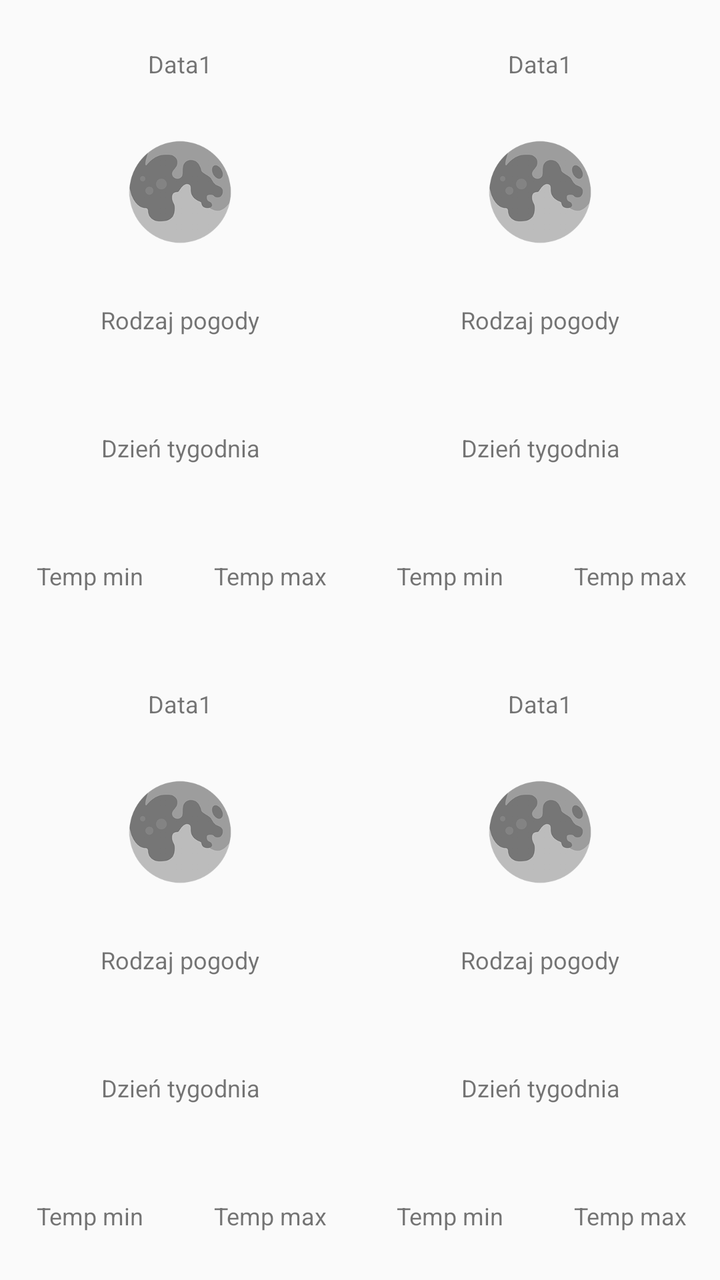
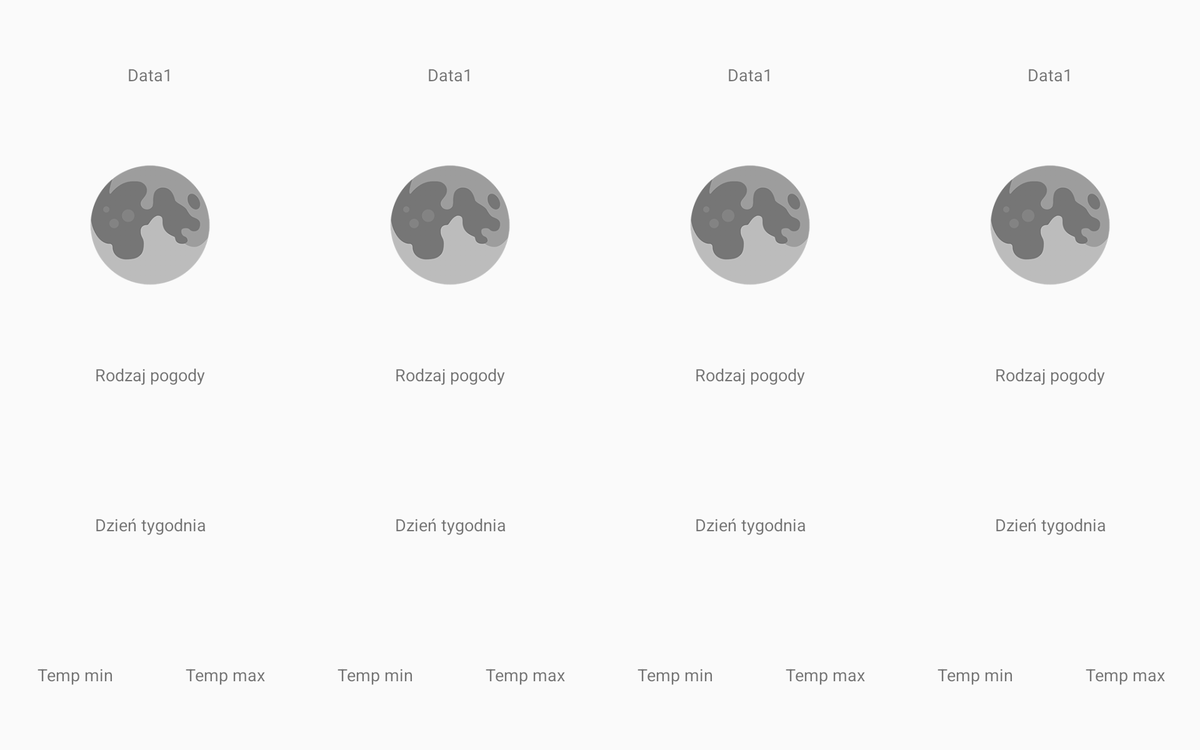

First picture: res/layout/ on a phone held upright. Second picture: the repository's own variant of that layout, on a device whose configuration matches the variant's folder. Source for both follows.
<!-- AndroidManifest.xml: application theme AppTheme.NoActionBar -->
<!-- res/layout/tab_pogoda3.xml -->
<?xml version="1.0" encoding="utf-8"?>
<android.support.constraint.ConstraintLayout
    xmlns:android="http://schemas.android.com/apk/res/android"
    xmlns:app="http://schemas.android.com/apk/res-auto"
    android:layout_width="match_parent"
    android:layout_height="match_parent">

    <LinearLayout
        android:layout_width="match_parent"
        android:layout_height="match_parent"
        android:orientation="vertical">

        <LinearLayout
            android:layout_width="match_parent"
            android:layout_height="match_parent"
            android:layout_weight="1"
            android:orientation="vertical">

            <LinearLayout
                android:layout_width="match_parent"
                android:layout_height="match_parent"
                android:layout_weight="1"
                android:orientation="horizontal">

                <LinearLayout
                    android:id="@+id/gora_lewo"
                    android:layout_width="match_parent"
                    android:layout_height="match_parent"
                    android:layout_weight="1"
                    android:background="@drawable/customborder"
                    android:orientation="vertical">

                    <TextView
                        android:id="@+id/date1"
                        android:layout_width="match_parent"
                        android:layout_height="match_parent"
                        android:layout_weight="1"
                        android:gravity="center"
                        android:text="Data1"
                        android:textSize="12sp" />

                    <ImageView
                        android:id="@+id/code1"
                        android:layout_width="match_parent"
                        android:layout_height="match_parent"
                        android:layout_weight="1"
                        android:maxHeight="20dp"
                        android:maxWidth="20dp"
                        android:src="@drawable/moon"
                        app:srcCompat="@drawable/weather_cloud_hail" />

                    <TextView
                        android:id="@+id/desc1"
                        android:layout_width="match_parent"
                        android:layout_height="match_parent"
                        android:layout_weight="1"
                        android:gravity="center"
                        android:text="Rodzaj pogody"
                        android:textSize="12sp" />

                    <TextView
                        android:id="@+id/day1"
                        android:layout_width="match_parent"
                        android:layout_height="match_parent"
                        android:layout_weight="1"
                        android:gravity="center"
                        android:text="Dzień tygodnia"
                        android:textSize="12sp" />

                    <LinearLayout
                        android:layout_width="match_parent"
                        android:layout_height="match_parent"
                        android:layout_weight="1"
                        android:orientation="horizontal">

                        <TextView
                            android:id="@+id/low1"
                            android:layout_width="match_parent"
                            android:layout_height="match_parent"
                            android:layout_weight="1"
                            android:gravity="center"
                            android:text="Temp min"
                            android:textSize="12sp" />

                        <TextView
                            android:id="@+id/high1"
                            android:layout_width="match_parent"
                            android:layout_height="match_parent"
                            android:layout_weight="1"
                            android:gravity="center"
                            android:text="Temp max"
                            android:textSize="12sp" />
                    </LinearLayout>
                </LinearLayout>

                <LinearLayout
                    android:id="@+id/gora_prawo"
                    android:layout_width="match_parent"
                    android:layout_height="match_parent"
                    android:layout_weight="1"
                    android:background="@drawable/customborder"
                    android:orientation="vertical">

                    <TextView
                        android:id="@+id/date2"
                        android:layout_width="match_parent"
                        android:layout_height="match_parent"
                        android:layout_weight="1"
                        android:gravity="center"
                        android:text="Data1"
                        android:textSize="12sp" />

                    <ImageView
                        android:id="@+id/code2"
                        android:layout_width="match_parent"
                        android:layout_height="match_parent"
                        android:layout_weight="1"
                        android:maxHeight="20dp"
                        android:maxWidth="20dp"
                        android:src="@drawable/moon"
                        app:srcCompat="@drawable/weather_cloud_hail" />

                    <TextView
                        android:id="@+id/desc2"
                        android:layout_width="match_parent"
                        android:layout_height="match_parent"
                        android:layout_weight="1"
                        android:gravity="center"
                        android:text="Rodzaj pogody"
                        android:textSize="12sp" />

                    <TextView
                        android:id="@+id/day2"
                        android:layout_width="match_parent"
                        android:layout_height="match_parent"
                        android:layout_weight="1"
                        android:gravity="center"
                        android:text="Dzień tygodnia"
                        android:textSize="12sp" />

                    <LinearLayout
                        android:layout_width="match_parent"
                        android:layout_height="match_parent"
                        android:layout_weight="1"
                        android:orientation="horizontal">

                        <TextView
                            android:id="@+id/low2"
                            android:layout_width="match_parent"
                            android:layout_height="match_parent"
                            android:layout_weight="1"
                            android:gravity="center"
                            android:text="Temp min"
                            android:textSize="12sp" />

                        <TextView
                            android:id="@+id/high2"
                            android:layout_width="match_parent"
                            android:layout_height="match_parent"
                            android:layout_weight="1"
                            android:gravity="center"
                            android:text="Temp max"
                            android:textSize="12sp" />
                    </LinearLayout>
                </LinearLayout>

            </LinearLayout>

            <LinearLayout
                android:layout_width="match_parent"
                android:layout_height="match_parent"
                android:layout_weight="1"
                android:orientation="horizontal">

                <LinearLayout
                    android:id="@+id/dol_lewo"
                    android:layout_width="match_parent"
                    android:layout_height="match_parent"
                    android:layout_weight="1"
                    android:background="@drawable/customborder"
                    android:orientation="vertical">

                    <TextView
                        android:id="@+id/date3"
                        android:layout_width="match_parent"
                        android:layout_height="match_parent"
                        android:layout_weight="1"
                        android:gravity="center"
                        android:text="Data1"
                        android:textSize="12sp" />

                    <ImageView
                        android:id="@+id/code3"
                        android:layout_width="match_parent"
                        android:layout_height="match_parent"
                        android:layout_weight="1"
                        android:maxHeight="20dp"
                        android:maxWidth="20dp"
                        android:src="@drawable/moon"
                        app:srcCompat="@drawable/weather_cloud_hail" />

                    <TextView
                        android:id="@+id/desc3"
                        android:layout_width="match_parent"
                        android:layout_height="match_parent"
                        android:layout_weight="1"
                        android:gravity="center"
                        android:text="Rodzaj pogody"
                        android:textSize="12sp" />

                    <TextView
                        android:id="@+id/day3"
                        android:layout_width="match_parent"
                        android:layout_height="match_parent"
                        android:layout_weight="1"
                        android:gravity="center"
                        android:text="Dzień tygodnia"
                        android:textSize="12sp" />

                    <LinearLayout
                        android:layout_width="match_parent"
                        android:layout_height="match_parent"
                        android:layout_weight="1"
                        android:orientation="horizontal">

                        <TextView
                            android:id="@+id/low3"
                            android:layout_width="match_parent"
                            android:layout_height="match_parent"
                            android:layout_weight="1"
                            android:gravity="center"
                            android:text="Temp min"
                            android:textSize="12sp" />

                        <TextView
                            android:id="@+id/high3"
                            android:layout_width="match_parent"
                            android:layout_height="match_parent"
                            android:layout_weight="1"
                            android:gravity="center"
                            android:text="Temp max"
                            android:textSize="12sp" />
                    </LinearLayout>
                </LinearLayout>

                <LinearLayout
                    android:id="@+id/dol_prawo"
                    android:layout_width="match_parent"
                    android:layout_height="match_parent"
                    android:layout_weight="1"
                    android:background="@drawable/customborder"
                    android:orientation="vertical">

                    <TextView
                        android:id="@+id/date4"
                        android:layout_width="match_parent"
                        android:layout_height="match_parent"
                        android:layout_weight="1"
                        android:gravity="center"
                        android:text="Data1"
                        android:textSize="12sp" />

                    <ImageView
                        android:id="@+id/code4"
                        android:layout_width="match_parent"
                        android:layout_height="match_parent"
                        android:layout_weight="1"
                        android:maxHeight="20dp"
                        android:maxWidth="20dp"
                        android:src="@drawable/moon"
                        app:srcCompat="@drawable/weather_cloud_hail" />

                    <TextView
                        android:id="@+id/desc4"
                        android:layout_width="match_parent"
                        android:layout_height="match_parent"
                        android:layout_weight="1"
                        android:gravity="center"
                        android:text="Rodzaj pogody"
                        android:textSize="12sp" />

                    <TextView
                        android:id="@+id/day4"
                        android:layout_width="match_parent"
                        android:layout_height="match_parent"
                        android:layout_weight="1"
                        android:gravity="center"
                        android:text="Dzień tygodnia"
                        android:textSize="12sp" />

                    <LinearLayout
                        android:layout_width="match_parent"
                        android:layout_height="match_parent"
                        android:layout_weight="1"
                        android:orientation="horizontal">

                        <TextView
                            android:id="@+id/low4"
                            android:layout_width="match_parent"
                            android:layout_height="match_parent"
                            android:layout_weight="1"
                            android:gravity="center"
                            android:text="Temp min"
                            android:textSize="12sp" />

                        <TextView
                            android:id="@+id/high4"
                            android:layout_width="match_parent"
                            android:layout_height="match_parent"
                            android:layout_weight="1"
                            android:gravity="center"
                            android:text="Temp max"
                            android:textSize="12sp" />
                    </LinearLayout>
                </LinearLayout>
            </LinearLayout>

        </LinearLayout>

    </LinearLayout>
</android.support.constraint.ConstraintLayout>
<!-- resources referenced by this layout -->
<resources>
  <!-- drawable moon: png bitmap (drawable, 17694 bytes) -->
  <!-- drawable weather_cloud_hail (drawable) -->
  <vector android:height="100dp" android:viewportHeight="100.0"
      android:viewportWidth="100.0" android:width="100dp" xmlns:android="http://schemas.android.com/apk/res/android">
      <path android:fillColor="#FF000000" android:fillType="evenOdd" android:pathData="M64,64.94v-4.38c2.39,-1.38 4,-3.96 4,-6.92c0,-4.42 -3.58,-8 -8,-8c-1.6,0 -3.08,0.48 -4.33,1.29c-1.23,-5.32 -5.97,-9.29 -11.66,-9.29c-6.63,0 -12,5.37 -12,12c0,3.55 1.55,6.73 4,8.93v4.92c-4.78,-2.77 -8,-7.92 -8,-13.84c0,-8.84 7.16,-16 16,-16c6,0 11.23,3.31 13.97,8.2c0.66,-0.11 1.34,-0.2 2.03,-0.2c6.63,0 12,5.37 12,12C72,58.86 68.66,63.29 64,64.94zM42,65.64c-1.1,0 -1,-0.89 -1,-2v-8c0,-1.1 -0.1,-2 1,-2s1,0.9 1,2v8C43,64.74 43.11,65.64 42,65.64zM42,69.64c1.1,0 2,0.9 2,2c0,1.11 -0.89,2 -2,2s-2,-0.89 -2,-2C40,70.54 40.9,69.64 42,69.64zM50,69.64c-1.1,0 -1,-0.89 -1,-2v-8c0,-1.11 -0.1,-2 1,-2s1,0.89 1,2v8C51,68.74 51.1,69.64 50,69.64zM50,73.64c1.1,0 2,0.89 2,2c0,1.1 -0.89,2 -2,2s-2,-0.9 -2,-2C48,74.53 48.9,73.64 50,73.64zM58,65.64c-1.1,0 -1,-0.89 -1,-2v-8c0,-1.1 -0.1,-2 1,-2s1,0.9 1,2v8C59,64.74 59.1,65.64 58,65.64zM58,69.64c1.1,0 2,0.9 2,2c0,1.11 -0.9,2 -2,2s-2,-0.89 -2,-2C56,70.54 56.9,69.64 58,69.64z"/>
  </vector>
  <style name="AppTheme.NoActionBar">
          <item name="windowActionBar">false</item>
          <item name="windowNoTitle">true</item>
      </style>
</resources>
<!-- res/layout-xlarge/tab_pogoda3.xml (the repository's variant of the layout above) -->
<!-- drawn on a large tablet held sideways -->
<?xml version="1.0" encoding="utf-8"?>
<android.support.constraint.ConstraintLayout
    xmlns:android="http://schemas.android.com/apk/res/android"
    xmlns:app="http://schemas.android.com/apk/res-auto"
    android:layout_width="match_parent"
    android:layout_height="match_parent">

    <LinearLayout
        android:layout_width="match_parent"
        android:layout_height="match_parent"
        android:orientation="horizontal">

        <LinearLayout
            android:id="@+id/gora_lewo"
            android:layout_width="match_parent"
            android:layout_height="match_parent"
            android:layout_weight="1"
            android:background="@drawable/customborder"
            android:orientation="vertical">

            <TextView
                android:id="@+id/date1"
                android:layout_width="match_parent"
                android:layout_height="match_parent"
                android:layout_weight="1"
                android:gravity="center"
                android:text="Data1"
                android:textSize="18sp" />

            <ImageView
                android:id="@+id/code1"
                android:layout_width="match_parent"
                android:layout_height="match_parent"
                android:layout_weight="1"
                android:maxHeight="20dp"
                android:maxWidth="20dp"
                android:src="@drawable/moon"
                app:srcCompat="@drawable/weather_cloud_hail" />

            <TextView
                android:id="@+id/desc1"
                android:layout_width="match_parent"
                android:layout_height="match_parent"
                android:layout_weight="1"
                android:gravity="center"
                android:text="Rodzaj pogody"
                android:textSize="18sp" />

            <TextView
                android:id="@+id/day1"
                android:layout_width="match_parent"
                android:layout_height="match_parent"
                android:layout_weight="1"
                android:gravity="center"
                android:text="Dzień tygodnia"
                android:textSize="18sp" />

            <LinearLayout
                android:layout_width="match_parent"
                android:layout_height="match_parent"
                android:layout_weight="1"
                android:orientation="horizontal">

                <TextView
                    android:id="@+id/low1"
                    android:layout_width="match_parent"
                    android:layout_height="match_parent"
                    android:layout_weight="1"
                    android:gravity="center"
                    android:text="Temp min"
                    android:textSize="18sp" />

                <TextView
                    android:id="@+id/high1"
                    android:layout_width="match_parent"
                    android:layout_height="match_parent"
                    android:layout_weight="1"
                    android:gravity="center"
                    android:text="Temp max"
                    android:textSize="18sp" />
            </LinearLayout>
        </LinearLayout>

        <LinearLayout
            android:id="@+id/gora_prawo"
            android:layout_width="match_parent"
            android:layout_height="match_parent"
            android:layout_weight="1"
            android:background="@drawable/customborder"
            android:orientation="vertical">

            <TextView
                android:id="@+id/date2"
                android:layout_width="match_parent"
                android:layout_height="match_parent"
                android:layout_weight="1"
                android:gravity="center"
                android:text="Data1"
                android:textSize="18sp" />

            <ImageView
                android:id="@+id/code2"
                android:layout_width="match_parent"
                android:layout_height="match_parent"
                android:layout_weight="1"
                android:maxHeight="20dp"
                android:maxWidth="20dp"
                android:src="@drawable/moon"
                app:srcCompat="@drawable/weather_cloud_hail" />

            <TextView
                android:id="@+id/desc2"
                android:layout_width="match_parent"
                android:layout_height="match_parent"
                android:layout_weight="1"
                android:gravity="center"
                android:text="Rodzaj pogody"
                android:textSize="18sp" />

            <TextView
                android:id="@+id/day2"
                android:layout_width="match_parent"
                android:layout_height="match_parent"
                android:layout_weight="1"
                android:gravity="center"
                android:text="Dzień tygodnia"
                android:textSize="18sp" />

            <LinearLayout
                android:layout_width="match_parent"
                android:layout_height="match_parent"
                android:layout_weight="1"
                android:orientation="horizontal">

                <TextView
                    android:id="@+id/low2"
                    android:layout_width="match_parent"
                    android:layout_height="match_parent"
                    android:layout_weight="1"
                    android:gravity="center"
                    android:text="Temp min"
                    android:textSize="18sp" />

                <TextView
                    android:id="@+id/high2"
                    android:layout_width="match_parent"
                    android:layout_height="match_parent"
                    android:layout_weight="1"
                    android:gravity="center"
                    android:text="Temp max"
                    android:textSize="18sp" />
            </LinearLayout>
        </LinearLayout>

        <LinearLayout
            android:id="@+id/dol_lewo"
            android:layout_width="match_parent"
            android:layout_height="match_parent"
            android:layout_weight="1"
            android:background="@drawable/customborder"
            android:orientation="vertical">

            <TextView
                android:id="@+id/date3"
                android:layout_width="match_parent"
                android:layout_height="match_parent"
                android:layout_weight="1"
                android:gravity="center"
                android:text="Data1"
                android:textSize="18sp" />

            <ImageView
                android:id="@+id/code3"
                android:layout_width="match_parent"
                android:layout_height="match_parent"
                android:layout_weight="1"
                android:maxHeight="20dp"
                android:maxWidth="20dp"
                android:src="@drawable/moon"
                app:srcCompat="@drawable/weather_cloud_hail" />

            <TextView
                android:id="@+id/desc3"
                android:layout_width="match_parent"
                android:layout_height="match_parent"
                android:layout_weight="1"
                android:gravity="center"
                android:text="Rodzaj pogody"
                android:textSize="18sp" />

            <TextView
                android:id="@+id/day3"
                android:layout_width="match_parent"
                android:layout_height="match_parent"
                android:layout_weight="1"
                android:gravity="center"
                android:text="Dzień tygodnia"
                android:textSize="18sp" />

            <LinearLayout
                android:layout_width="match_parent"
                android:layout_height="match_parent"
                android:layout_weight="1"
                android:orientation="horizontal">

                <TextView
                    android:id="@+id/low3"
                    android:layout_width="match_parent"
                    android:layout_height="match_parent"
                    android:layout_weight="1"
                    android:gravity="center"
                    android:text="Temp min"
                    android:textSize="18sp" />

                <TextView
                    android:id="@+id/high3"
                    android:layout_width="match_parent"
                    android:layout_height="match_parent"
                    android:layout_weight="1"
                    android:gravity="center"
                    android:text="Temp max"
                    android:textSize="18sp" />
            </LinearLayout>
        </LinearLayout>

        <LinearLayout
            android:id="@+id/dol_prawo"
            android:layout_width="match_parent"
            android:layout_height="match_parent"
            android:layout_weight="1"
            android:background="@drawable/customborder"
            android:orientation="vertical">

            <TextView
                android:id="@+id/date4"
                android:layout_width="match_parent"
                android:layout_height="match_parent"
                android:layout_weight="1"
                android:gravity="center"
                android:text="Data1"
                android:textSize="18sp" />

            <ImageView
                android:id="@+id/code4"
                android:layout_width="match_parent"
                android:layout_height="match_parent"
                android:layout_weight="1"
                android:maxHeight="20dp"
                android:maxWidth="20dp"
                android:src="@drawable/moon"
                app:srcCompat="@drawable/weather_cloud_hail" />

            <TextView
                android:id="@+id/desc4"
                android:layout_width="match_parent"
                android:layout_height="match_parent"
                android:layout_weight="1"
                android:gravity="center"
                android:text="Rodzaj pogody"
                android:textSize="18sp" />

            <TextView
                android:id="@+id/day4"
                android:layout_width="match_parent"
                android:layout_height="match_parent"
                android:layout_weight="1"
                android:gravity="center"
                android:text="Dzień tygodnia"
                android:textSize="18sp" />

            <LinearLayout
                android:layout_width="match_parent"
                android:layout_height="match_parent"
                android:layout_weight="1"
                android:orientation="horizontal">

                <TextView
                    android:id="@+id/low4"
                    android:layout_width="match_parent"
                    android:layout_height="match_parent"
                    android:layout_weight="1"
                    android:gravity="center"
                    android:text="Temp min"
                    android:textSize="18sp" />

                <TextView
                    android:id="@+id/high4"
                    android:layout_width="match_parent"
                    android:layout_height="match_parent"
                    android:layout_weight="1"
                    android:gravity="center"
                    android:text="Temp max"
                    android:textSize="18sp" />
            </LinearLayout>
        </LinearLayout>

    </LinearLayout>
</android.support.constraint.ConstraintLayout>
